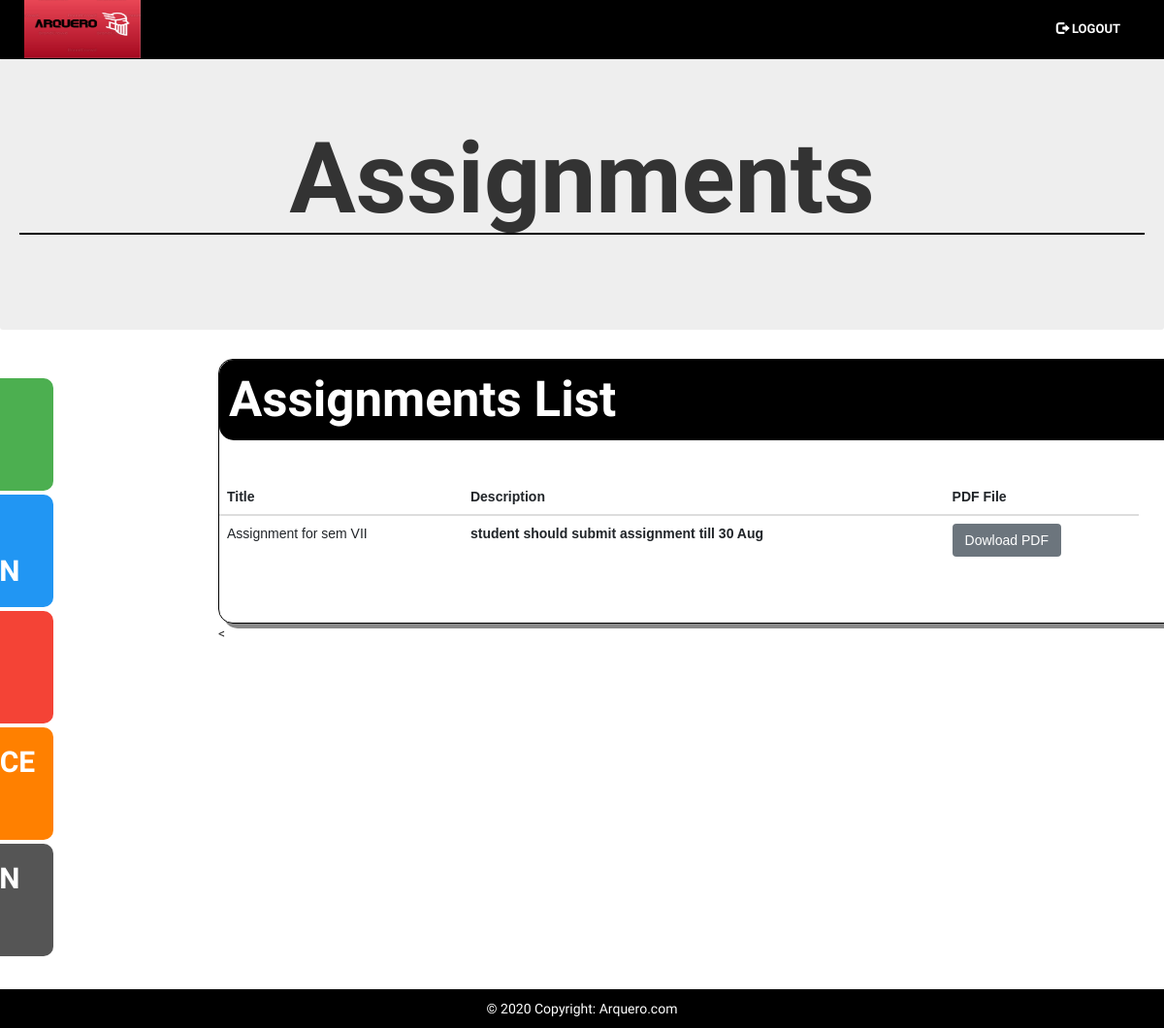
Page /sass on the committed database.
### users/models.py (models this page shows, shortened)
class Assignment(models.Model):
    title = models.CharField(max_length=30)
    file = models.FileField()
    desc = models.CharField(max_length=60)

### users/views.py (the view)
# urls.py: path('sass', stu_detail.ass, name='ass'),
    def ass(request):
        da = Assignment.objects.all()
        return render(request, 'assgiver.html', {'data': da})

### templates/assgiver.html (shortened to what this page needs)
<!DOCTYPE html>
{% load static %}
<html lang="en-US">
<head>
	<link rel="stylesheet" href="css/bootstrap.min.css" />
	<link rel="stylesheet" href="https://maxcdn.bootstrapcdn.com/bootstrap/4.4.1/css/bootstrap.min.css">
  	<link rel="stylesheet" href="https://maxcdn.bootstrapcdn.com/bootstrap/3.3.7/css/bootstrap.min.css">
   	<link rel="stylesheet" href="css/glyphicon.css">
</head>
<body style="font-family:Amatic SC">
  <nav class="navbar navbar-expand-sm navbar-light navbar-fixed-top" id="one">
    <a href="index" class="navbar-brand">
        <img id="logo" src="{% static 'logoarq.jpg' %}"  style="width: 120px; " class="img-fluid">
    </a>
    <div class="collapse navbar-collapse " id="cl">
        <div>
            <ul class="navbar-nav  float-right "class="mx-auto" style="width: 300px; ">
                <li class="nav-item">
                <a href="slogouts" class="nav-link" style="color: white; margin-right: -120px;"><span class="glyphicon glyphicon-log-out" style="color: white;"></span >  LOGOUT</a>
                </li>
            </ul>
        </div>
    </div>
</nav>
<br><br><br>
<div class="jumbotron">
<h1 class="fonts" style="font-size: 102px; text-align: center; border-bottom: 2px solid black;"><b>Assignments</b></h1><br><br>
</div>
<div class="container-fluid w3-padding">
  <div class="row">
    <div class="col-md-2">
      <div id="mySidenav" class="sidenav">
  <a href="spanel" id="about" class="fonts"><b>STUDENT's PORTAL</b></a>
  <a href="stu_profile" id="blog" class="fonts"><b>MY INFORMATION</b></a>
  <a href="#" id="projects" class="fonts"><b>EDIT PASSWORD</b></a>
  <a href="#" id="contact" class="fonts"><b>PERFORMANCE REPORT</b></a>
  <a href="#" id="notification" class="fonts"><b>NOTIFICATION HANDLE</b></a>
      </div>
    </div>
    <div class="col-md-10">
      <div class="fonts" style="height: 650px; width: 1000px;margin-left: 10px;">
  <div style="border:1px black solid;border-radius:15px; box-shadow: 5px 5px #888888;"><div id="divattendance" style="border-radius:15px;background-color: black; color:white; font-size: 51px; background-clip: padding-box; padding: 5px; background-clip: padding-box; padding-left: 10px;"><b>Assignments List</b></div><br><br>
      <table class="table" style="font-family: Arial, Helvetica, sans-serif;">
  <thead>
    <tr>
      <th scope="col">Title</th>
      <th scope="col">Description</th>
      <th scope="col">PDF File</th>
    </tr>
  </thead>
  <tbody>
  {% load static %}
    {% for da in data %}
    <tr>
      <td scope="row">{{da.title}}</td>
      <th>{{da.desc}}</th>
      <td><a href="{{da.file.url}}" class="btn btn-secondary">Dowload PDF</a></td>
    </tr>
    {% endfor %}
  </tbody>
</table>
      <br><br>
</div><
</div>
</div>
</div></div>
<footer class="page-footer " id="footer">
    <div class="footer-copyright text-center py-3" style="color:white">© 2020 Copyright:
      <a href="https://Arquero.com/" style="color:white">Arquero.com </a>
    </div>
</footer>
</body>
</html>

### templates/assgiver.html (style rules this page uses)
#logo { height: 70px; margin-top: -30px; margin-right: 1px; }
#footer { position:bottom fixed; bottom: 0; left: 0; width: 100%; background-color:black; color: white; text-align: center; }
.fonts { font-family: 'Amatic SC'; }
.nav-item { font-weight: bold; font-size:small; margin: auto; }
nav ul { background : none; float:right; font-size: 1.125em; margin-right: -5%; text-align:right; width:45%; }
#one { background-color: black; color: white; }
#mySidenav a { position: absolute; left: -195px; transition: 0.3s; padding: 15px; width: 250px; text-decoration: none; font-size: 30px; color: white; border-radius: 0 10px 10px 0; }
#about { top: 20px; background-color: #4CAF50; }
#blog { top: 140px; background-color: #2196F3; }
#projects { top: 260px; background-color: #f44336; }
#contact { top: 380px; background-color: #ff8000; }
#notification { top: 500px; background-color: #555; }
.table { width:95%; padding-left:50px; }

### rows in the picture
Assignment: title "Assignment for sem VII", desc "student should submit assignment till 30 Aug"
